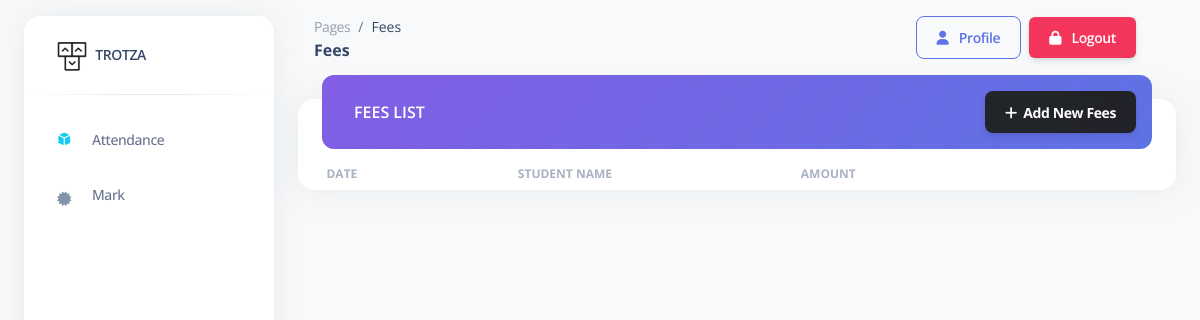
Page /admin/pages/fees.php (signed in) on the earlier database version.
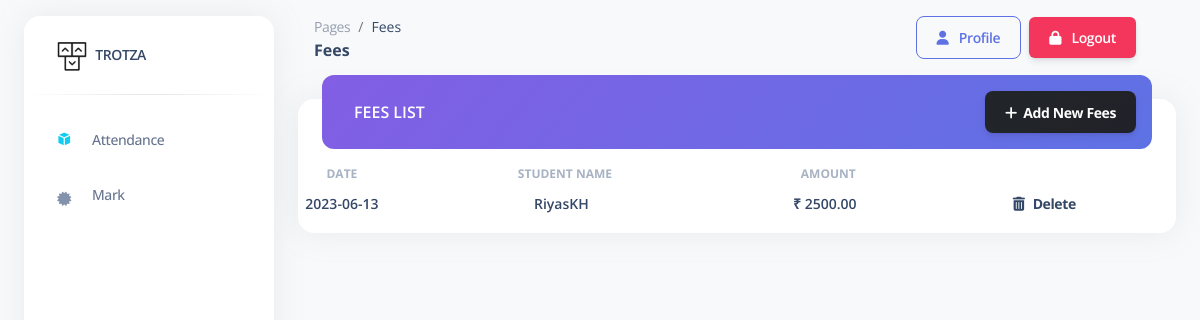
Same page on the later database version.
### tables this page shows
CREATE TABLE `fees` (
  `feid` int(11) NOT NULL,
  `sid` int(11) NOT NULL,
  `amount` decimal(10,2) NOT NULL,
  `date` date NOT NULL DEFAULT current_timestamp()
);

CREATE TABLE `student_data` (
  `sid` int(11) NOT NULL,
  `name` varchar(100) NOT NULL,
  `class` varchar(100) NOT NULL,
  `mobile` int(11) NOT NULL,
  `email` varchar(100) NOT NULL,
  `school` varchar(100) NOT NULL,
  `board` varchar(100) NOT NULL,
  `pname` varchar(100) NOT NULL,
  `pmobile` int(11) NOT NULL
);

### admin/pages/fees.php (the view, shortened to what the changed rows need)
<?php
include '../includes/connection.php';
?>
<!DOCTYPE html>
<html lang="en">
<head>
    <link href="../assets/css/nucleo-icons.css" rel="stylesheet" />
    <link href="../assets/css/nucleo-svg.css" rel="stylesheet" />
    <link href="../assets/css/nucleo-svg.css" rel="stylesheet" />
    <link id="pagestyle" href="../assets/css/argon-dashboard.css?v=2.0.4" rel="stylesheet" />
</head>
<body class="g-sidenav-show   bg-gray-100">
    <main class="main-content position-relative border-radius-lg ">
        <div class="container-fluid py-4">
            <div class="row">
                <div class="col-12">
                    <div class="card mb-4">
                        <div class="card-body px-0 pt-3 pb-2">
                            <div class="table-responsive p-0">
                                <table class="align-items-center mb-0 w-100 d-block d-md-table text-sm">
                                    <thead>
                                        <tr>
                                            <th class="text-center text-uppercase text-secondary text-xs font-weight-bolder opacity-7"
                                                style="width: 10%;">
                                                Date</th>
                                            <th class="text-center text-uppercase text-secondary text-xs font-weight-bolder opacity-7 ps-2"
                                                style="width: 40%;">
                                                Student Name</th>
                                            <th class="text-center text-uppercase text-secondary text-xs font-weight-bolder opacity-7 ps-2 th-sm"
                                                style="width: 20%;">
                                                Amount</th>
                                            <th class="text-center text-uppercase text-secondary text-xs font-weight-bolder opacity-7"
                                                style="width: 30%;">
                                            </th>
                                        </tr>
                                    </thead>
                                    <tbody>
                                        <?php
                                        $query = "SELECT sd.name,f.date,f.amount,f.feid FROM fees f inner join student_data sd on sd.sid = f.sid";
                                        $result = mysqli_query($conn, $query);
                                        while ($row = mysqli_fetch_array($result)) {
                                            ?>
                                            <tr>
                                                <td class="align-middle text-center">
                                                    <div class="d-flex flex-column ">
                                                        <h6 class="mb-0 text-sm">
                                                            <?php echo $row['date'] ?>
                                                        </h6>
                                                    </div>
                                                </td>
                                                <td class="align-middle text-center">
                                                    <div class="d-flex flex-column ">
                                                        <h6 class="mb-0 text-sm">
                                                            <?php echo $row['name'] ?>
                                                        </h6>
                                                    </div>
                                                </td>
                                                <td class="align-middle text-center">
                                                    <div class="d-flex flex-column ">
                                                        <h6 class="mb-0 text-sm">
                                                            ₹
                                                            <?php echo $row['amount'] ?>
                                                        </h6>
                                                    </div>
                                                </td>
                                                <td class="align-middle text-center ">
                                                    <a class="btn btn-link text-dark px-3 mb-0"
                                                        href="../includes/deleteFees.php?feid=<?php echo $row['feid'] ?>"><i
                                                            class="fas fa-trash-alt text-dark me-2"></i>Delete</a>
                                                </td>
                                            </tr>
                                            <?php
                                        }
                                        ?>
                                    </tbody>
                                </table>
                            </div>
                        </div>
                    </div>
                </div>
            </div>
        </div>
    </main>
</body>
</html>

Differences in the rows shown:
added fees: date "2023-06-13", sid.name "RiyasKH", amount "2500.00"
